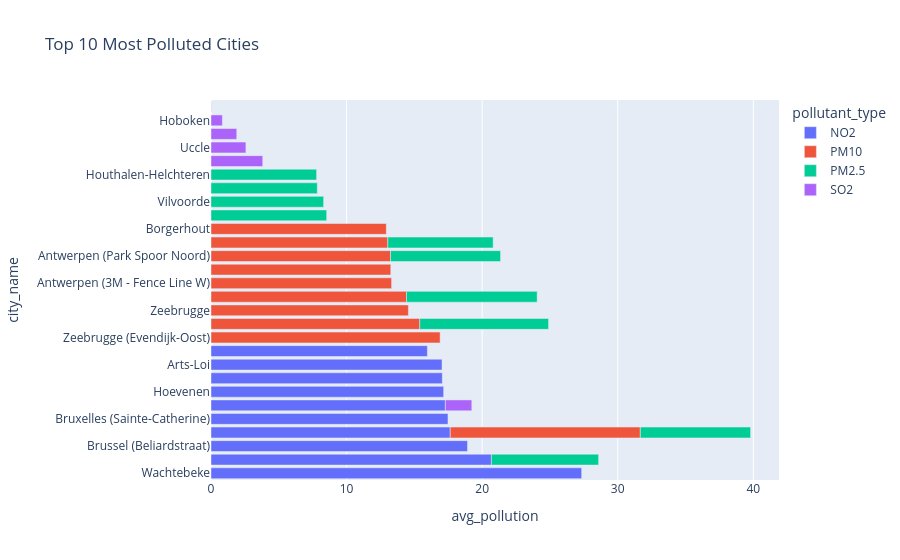

Here is the notebook cell this chart was saved with:
### Code cell
fig = px.bar(
    top_cities,
    x="avg_pollution",
    y="city_name",
    color="pollutant_type",
    orientation="h",
    title="Top 10 Most Polluted Cities",
    hover_data=["pollutant_type"]
)

fig.show()

### Figure 1 — Plotly figure (JSON) as saved in the notebook; plotly's stock layout.template omitted (floating-point values rounded to 4 significant figures)
{"data": [{"customdata": [["NO2"], ["NO2"], ["NO2"], ["NO2"], ["NO2"], ["NO2"], ["NO2"], ["NO2"], ["NO2"], ["NO2"]], "hovertemplate": "pollutant_type=%{customdata[0]}<br>avg_pollution=%{x}<br>city_name=%{y}<extra></extra>", "legendgroup": "NO2", "marker": {"color": "#636efa", "pattern": {"shape": ""}}, "name": "NO2", "orientation": "h", "showlegend": true, "textposition": "auto", "type": "bar", "x": [27.34, 20.68, 18.92, 17.65, 17.48, 17.29, 17.16, 17.06, 17.04, 15.96], "xaxis": "x", "y": ["Wachtebeke", "Steenokkerzeel", "Brussel (Beliardstraat)", "Antwerpen (Ring)", "Bruxelles (Sainte-Catherine)", "Antwerpen", "Hoevenen", "Brussel (Rue des Tanneurs)", "Arts-Loi", "BERENDRECHT"], "yaxis": "y"}, {"customdata": [["PM10"], ["PM10"], ["PM10"], ["PM10"], ["PM10"], ["PM10"], ["PM10"], ["PM10"], ["PM10"], ["PM10"]], "hovertemplate": "pollutant_type=%{customdata[0]}<br>avg_pollution=%{x}<br>city_name=%{y}<extra></extra>", "legendgroup": "PM10", "marker": {"color": "#EF553B", "pattern": {"shape": ""}}, "name": "PM10", "orientation": "h", "showlegend": true, "textposition": "auto", "type": "bar", "x": [16.9, 15.4, 14.56, 14.42, 14.02, 13.32, 13.26, 13.24, 13.04, 12.93], "xaxis": "x", "y": ["Zeebrugge (Evendijk-Oost)", "Gent", "Zeebrugge", "Genk", "Antwerpen (Ring)", "Antwerpen (3M - Fence Line W)", "Merksem", "Antwerpen (Park Spoor Noord)", "Antwerpen (Blancefloerlaan)", "Borgerhout"], "yaxis": "y"}, {"customdata": [["PM2.5"], ["PM2.5"], ["PM2.5"], ["PM2.5"], ["PM2.5"], ["PM2.5"], ["PM2.5"], ["PM2.5"], ["PM2.5"], ["PM2.5"]], "hovertemplate": "pollutant_type=%{customdata[0]}<br>avg_pollution=%{x}<br>city_name=%{y}<extra></extra>", "legendgroup": "PM2.5", "marker": {"color": "#00cc96", "pattern": {"shape": ""}}, "name": "PM2.5", "orientation": "h", "showlegend": true, "textposition": "auto", "type": "bar", "x": [9.637, 9.498, 8.532, 8.307, 8.134, 8.117, 7.91, 7.841, 7.789, 7.771], "xaxis": "x", "y": ["Genk", "Gent", "Hasselt", "Vilvoorde", "Antwerpen (Ring)", "Antwerpen (Park Spoor Noord)", "Steenokkerzeel", "Zwijndrecht (Neerstraat)", "Houthalen-Helchteren", "Antwerpen (Blancefloerlaan)"], "yaxis": "y"}, {"customdata": [["SO2"], ["SO2"], ["SO2"], ["SO2"], ["SO2"], ["SO2"]], "hovertemplate": "pollutant_type=%{customdata[0]}<br>avg_pollution=%{x}<br>city_name=%{y}<extra></extra>", "legendgroup": "SO2", "marker": {"color": "#ab63fa", "pattern": {"shape": ""}}, "name": "SO2", "orientation": "h", "showlegend": true, "textposition": "auto", "type": "bar", "x": [3.818, 2.574, 1.95, 1.9, 0.84, 0.02], "xaxis": "x", "y": ["Molenbeek-Saint-Jean", "Uccle", "Antwerpen", "Kallo", "Hoboken", "Mol"], "yaxis": "y"}], "layout": {"barmode": "relative", "legend": {"title": {"text": "pollutant_type"}, "tracegroupgap": 0}, "title": {"text": "Top 10 Most Polluted Cities"}, "xaxis": {"anchor": "y", "domain": [0, 1], "title": {"text": "avg_pollution"}}, "yaxis": {"anchor": "x", "domain": [0, 1], "title": {"text": "city_name"}}}}
